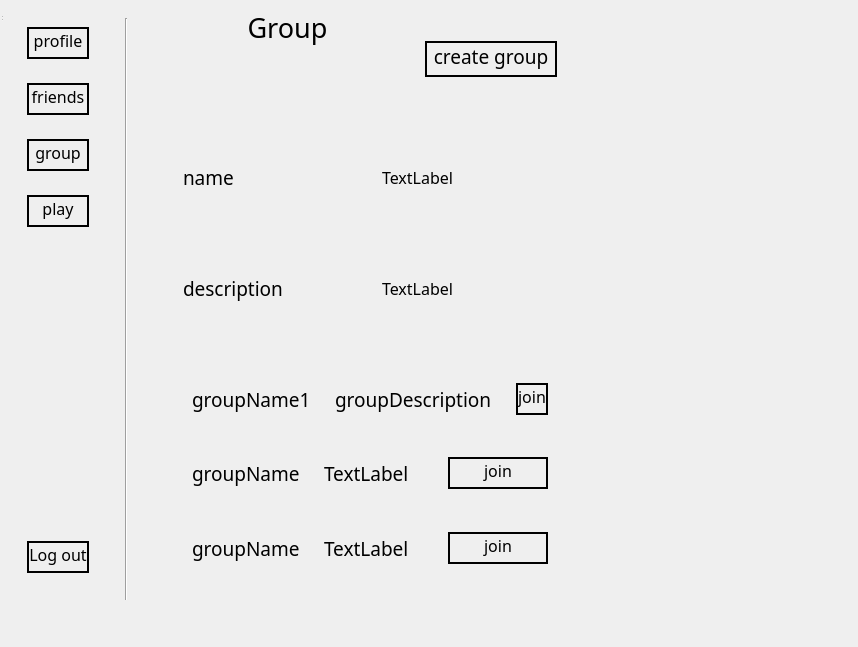
<?xml version="1.0" encoding="UTF-8"?>
<ui version="4.0">
 <class>MainWindow</class>
 <widget class="QWidget" name="MainWindow">
  <property name="geometry">
   <rect>
    <x>0</x>
    <y>0</y>
    <width>858</width>
    <height>647</height>
   </rect>
  </property>
  <property name="windowTitle">
   <string>MainWindow</string>
  </property>
  <widget class="QWidget" name="centralwidget">
   <layout class="QHBoxLayout" name="horizontalLayout_6">
    <item>
     <widget class="QWidget" name="widget_9" native="true">
      <property name="minimumSize">
       <size>
        <width>150</width>
        <height>600</height>
       </size>
      </property>
      <property name="maximumSize">
       <size>
        <width>200</width>
        <height>600</height>
       </size>
      </property>
      <layout class="QHBoxLayout" name="horizontalLayout_7">
       <item>
        <widget class="QWidget" name="leftWidget" native="true">
         <property name="maximumSize">
          <size>
           <width>150</width>
           <height>600</height>
          </size>
         </property>
         <layout class="QVBoxLayout" name="verticalLayout">
          <item>
           <widget class="QWidget" name="widget_3" native="true">
            <layout class="QHBoxLayout" name="horizontalLayout">
             <item>
              <widget class="QPushButton" name="pushButton">
               <property name="font">
                <font>
                 <family>Poor Richard</family>
                 <pointsize>12</pointsize>
                </font>
               </property>
               <property name="styleSheet">
                <string notr="true">border-radius : 100; 
border : 2px solid black;
padding-bottom: 5px</string>
               </property>
               <property name="text">
                <string>profile</string>
               </property>
              </widget>
             </item>
            </layout>
           </widget>
          </item>
          <item>
           <widget class="QWidget" name="widget_4" native="true">
            <layout class="QHBoxLayout" name="horizontalLayout_2">
             <item>
              <widget class="QPushButton" name="pushButton_2">
               <property name="font">
                <font>
                 <family>Poor Richard</family>
                 <pointsize>12</pointsize>
                </font>
               </property>
               <property name="styleSheet">
                <string notr="true">border-radius : 100; 
border : 2px solid black;
padding-bottom: 5px</string>
               </property>
               <property name="text">
                <string>friends</string>
               </property>
              </widget>
             </item>
            </layout>
           </widget>
          </item>
          <item>
           <widget class="QWidget" name="widget_5" native="true">
            <layout class="QHBoxLayout" name="horizontalLayout_3">
             <item>
              <widget class="QPushButton" name="pushButton_3">
               <property name="font">
                <font>
                 <family>Poor Richard</family>
                 <pointsize>12</pointsize>
                </font>
               </property>
               <property name="styleSheet">
                <string notr="true">border-radius : 100; 
border : 2px solid black;
padding-bottom: 5px</string>
               </property>
               <property name="text">
                <string>group</string>
               </property>
              </widget>
             </item>
            </layout>
           </widget>
          </item>
          <item>
           <widget class="QWidget" name="widget_6" native="true">
            <layout class="QVBoxLayout" name="verticalLayout_2">
             <item>
              <widget class="QPushButton" name="pushButton_4">
               <property name="font">
                <font>
                 <family>Poor Richard</family>
                 <pointsize>12</pointsize>
                </font>
               </property>
               <property name="styleSheet">
                <string notr="true">border-radius : 100; 
border : 2px solid black;
padding-bottom: 5px</string>
               </property>
               <property name="text">
                <string>play</string>
               </property>
              </widget>
             </item>
            </layout>
           </widget>
          </item>
          <item>
           <spacer name="verticalSpacer">
            <property name="orientation">
             <enum>Qt::Vertical</enum>
            </property>
            <property name="sizeHint" stdset="0">
             <size>
              <width>20</width>
              <height>40</height>
             </size>
            </property>
           </spacer>
          </item>
          <item>
           <widget class="QWidget" name="widget_7" native="true">
            <layout class="QHBoxLayout" name="horizontalLayout_4">
             <item>
              <widget class="QPushButton" name="pushButton_5">
               <property name="font">
                <font>
                 <family>Poor Richard</family>
                 <pointsize>12</pointsize>
                </font>
               </property>
               <property name="styleSheet">
                <string notr="true">border-radius : 100; 
border : 2px solid black;
padding-bottom: 5px</string>
               </property>
               <property name="text">
                <string>Log out</string>
               </property>
              </widget>
             </item>
            </layout>
           </widget>
          </item>
         </layout>
        </widget>
       </item>
       <item>
        <widget class="QWidget" name="widget_8" native="true">
         <property name="minimumSize">
          <size>
           <width>20</width>
           <height>600</height>
          </size>
         </property>
         <property name="maximumSize">
          <size>
           <width>40</width>
           <height>600</height>
          </size>
         </property>
         <layout class="QHBoxLayout" name="horizontalLayout_8">
          <item>
           <widget class="Line" name="line">
            <property name="minimumSize">
             <size>
              <width>5</width>
              <height>600</height>
             </size>
            </property>
            <property name="orientation">
             <enum>Qt::Vertical</enum>
            </property>
           </widget>
          </item>
         </layout>
        </widget>
       </item>
      </layout>
     </widget>
    </item>
    <item>
     <widget class="QWidget" name="widget" native="true">
      <property name="maximumSize">
       <size>
        <width>600</width>
        <height>600</height>
       </size>
      </property>
      <layout class="QGridLayout" name="gridLayout">
       <item row="0" column="0" colspan="2">
        <widget class="QWidget" name="widget_2" native="true">
         <property name="maximumSize">
          <size>
           <width>600</width>
           <height>100</height>
          </size>
         </property>
         <layout class="QHBoxLayout" name="horizontalLayout_5">
          <property name="leftMargin">
           <number>0</number>
          </property>
          <property name="topMargin">
           <number>0</number>
          </property>
          <property name="bottomMargin">
           <number>0</number>
          </property>
          <item>
           <widget class="QLabel" name="label">
            <property name="font">
             <font>
              <family>Poor Richard</family>
              <pointsize>20</pointsize>
             </font>
            </property>
            <property name="text">
             <string>Group</string>
            </property>
            <property name="alignment">
             <set>Qt::AlignHCenter|Qt::AlignTop</set>
            </property>
           </widget>
          </item>
          <item>
           <widget class="QWidget" name="widget_28" native="true">
            <property name="maximumSize">
             <size>
              <width>150</width>
              <height>200</height>
             </size>
            </property>
            <layout class="QHBoxLayout" name="horizontalLayout_27">
             <item>
              <widget class="QPushButton" name="pushButton_6">
               <property name="font">
                <font>
                 <family>Poor Richard</family>
                 <pointsize>14</pointsize>
                </font>
               </property>
               <property name="styleSheet">
                <string notr="true">border-radius : 100; 
border : 2px solid black;
padding-bottom: 5px</string>
               </property>
               <property name="text">
                <string>create group</string>
               </property>
              </widget>
             </item>
            </layout>
           </widget>
          </item>
         </layout>
        </widget>
       </item>
       <item row="2" column="0" colspan="2">
        <widget class="QWidget" name="widget_12" native="true">
         <layout class="QVBoxLayout" name="verticalLayout_3">
          <item>
           <widget class="QWidget" name="match1" native="true">
            <layout class="QHBoxLayout" name="horizontalLayout_13">
             <item>
              <widget class="QWidget" name="ingame1" native="true">
               <layout class="QHBoxLayout" name="horizontalLayout_26">
                <item>
                 <widget class="QLabel" name="label_7">
                  <property name="font">
                   <font>
                    <family>Poor Richard</family>
                    <pointsize>14</pointsize>
                   </font>
                  </property>
                  <property name="text">
                   <string>groupName1</string>
                  </property>
                 </widget>
                </item>
               </layout>
              </widget>
             </item>
             <item>
              <widget class="QWidget" name="role1" native="true">
               <layout class="QHBoxLayout" name="horizontalLayout_25">
                <item>
                 <widget class="QLabel" name="label_8">
                  <property name="font">
                   <font>
                    <family>Poor Richard</family>
                    <pointsize>14</pointsize>
                   </font>
                  </property>
                  <property name="text">
                   <string>groupDescription</string>
                  </property>
                 </widget>
                </item>
               </layout>
              </widget>
             </item>
             <item>
              <widget class="QWidget" name="status1" native="true">
               <layout class="QHBoxLayout" name="horizontalLayout_16">
                <item>
                 <widget class="QPushButton" name="pushButton_7">
                  <property name="maximumSize">
                   <size>
                    <width>100</width>
                    <height>16777215</height>
                   </size>
                  </property>
                  <property name="font">
                   <font>
                    <family>Poor Richard</family>
                    <pointsize>12</pointsize>
                   </font>
                  </property>
                  <property name="styleSheet">
                   <string notr="true">border-radius : 100; 
border : 2px solid black;
padding-bottom: 5px</string>
                  </property>
                  <property name="text">
                   <string>join</string>
                  </property>
                 </widget>
                </item>
               </layout>
              </widget>
             </item>
            </layout>
           </widget>
          </item>
          <item>
           <widget class="QWidget" name="match2" native="true">
            <layout class="QHBoxLayout" name="horizontalLayout_14">
             <item>
              <widget class="QWidget" name="ingame2" native="true">
               <layout class="QHBoxLayout" name="horizontalLayout_23">
                <item>
                 <widget class="QLabel" name="label_11">
                  <property name="font">
                   <font>
                    <family>Poor Richard</family>
                    <pointsize>14</pointsize>
                   </font>
                  </property>
                  <property name="text">
                   <string>groupName</string>
                  </property>
                 </widget>
                </item>
               </layout>
              </widget>
             </item>
             <item>
              <widget class="QWidget" name="widget_21" native="true">
               <layout class="QHBoxLayout" name="horizontalLayout_22">
                <item>
                 <widget class="QLabel" name="label_12">
                  <property name="font">
                   <font>
                    <family>Poor Richard</family>
                    <pointsize>14</pointsize>
                   </font>
                  </property>
                  <property name="text">
                   <string>TextLabel</string>
                  </property>
                 </widget>
                </item>
               </layout>
              </widget>
             </item>
             <item>
              <widget class="QWidget" name="widget_22" native="true">
               <layout class="QHBoxLayout" name="horizontalLayout_21">
                <item>
                 <widget class="QPushButton" name="pushButton_8">
                  <property name="maximumSize">
                   <size>
                    <width>100</width>
                    <height>16777215</height>
                   </size>
                  </property>
                  <property name="font">
                   <font>
                    <family>Poor Richard</family>
                    <pointsize>12</pointsize>
                   </font>
                  </property>
                  <property name="styleSheet">
                   <string notr="true">border-radius : 100; 
border : 2px solid black;
padding-bottom: 5px</string>
                  </property>
                  <property name="text">
                   <string>join</string>
                  </property>
                 </widget>
                </item>
               </layout>
              </widget>
             </item>
            </layout>
           </widget>
          </item>
          <item>
           <widget class="QWidget" name="match3" native="true">
            <layout class="QHBoxLayout" name="horizontalLayout_15">
             <item>
              <widget class="QWidget" name="ingame3" native="true">
               <layout class="QHBoxLayout" name="horizontalLayout_19">
                <item>
                 <widget class="QLabel" name="label_15">
                  <property name="font">
                   <font>
                    <family>Poor Richard</family>
                    <pointsize>14</pointsize>
                   </font>
                  </property>
                  <property name="text">
                   <string>groupName</string>
                  </property>
                 </widget>
                </item>
               </layout>
              </widget>
             </item>
             <item>
              <widget class="QWidget" name="widget_25" native="true">
               <layout class="QHBoxLayout" name="horizontalLayout_18">
                <item>
                 <widget class="QLabel" name="label_16">
                  <property name="font">
                   <font>
                    <family>Poor Richard</family>
                    <pointsize>14</pointsize>
                   </font>
                  </property>
                  <property name="text">
                   <string>TextLabel</string>
                  </property>
                 </widget>
                </item>
               </layout>
              </widget>
             </item>
             <item>
              <widget class="QWidget" name="widget_26" native="true">
               <layout class="QHBoxLayout" name="horizontalLayout_17">
                <item>
                 <widget class="QPushButton" name="pushButton_9">
                  <property name="maximumSize">
                   <size>
                    <width>100</width>
                    <height>16777215</height>
                   </size>
                  </property>
                  <property name="font">
                   <font>
                    <family>Poor Richard</family>
                    <pointsize>12</pointsize>
                   </font>
                  </property>
                  <property name="styleSheet">
                   <string notr="true">border-radius : 100; 
border : 2px solid black;
padding-bottom: 5px</string>
                  </property>
                  <property name="text">
                   <string>join</string>
                  </property>
                 </widget>
                </item>
               </layout>
              </widget>
             </item>
            </layout>
           </widget>
          </item>
         </layout>
        </widget>
       </item>
       <item row="1" column="0" colspan="2">
        <widget class="QWidget" name="info" native="true">
         <layout class="QVBoxLayout" name="verticalLayout_6">
          <item>
           <widget class="QWidget" name="widget_10" native="true">
            <layout class="QHBoxLayout" name="horizontalLayout_9">
             <item>
              <widget class="QLabel" name="label_2">
               <property name="font">
                <font>
                 <family>Poor Richard</family>
                 <pointsize>14</pointsize>
                </font>
               </property>
               <property name="text">
                <string>name</string>
               </property>
               <property name="alignment">
                <set>Qt::AlignLeading|Qt::AlignLeft|Qt::AlignVCenter</set>
               </property>
              </widget>
             </item>
             <item>
              <widget class="QWidget" name="widget_11" native="true">
               <layout class="QHBoxLayout" name="horizontalLayout_10">
                <item>
                 <widget class="QLabel" name="label_3">
                  <property name="font">
                   <font>
                    <family>Poor Richard</family>
                    <pointsize>12</pointsize>
                   </font>
                  </property>
                  <property name="text">
                   <string>TextLabel</string>
                  </property>
                 </widget>
                </item>
               </layout>
              </widget>
             </item>
            </layout>
           </widget>
          </item>
          <item>
           <widget class="QWidget" name="widget_14" native="true">
            <layout class="QHBoxLayout" name="horizontalLayout_11">
             <item>
              <widget class="QLabel" name="label_5">
               <property name="font">
                <font>
                 <family>Poor Richard</family>
                 <pointsize>14</pointsize>
                </font>
               </property>
               <property name="text">
                <string>description</string>
               </property>
               <property name="alignment">
                <set>Qt::AlignLeading|Qt::AlignLeft|Qt::AlignVCenter</set>
               </property>
              </widget>
             </item>
             <item>
              <widget class="QWidget" name="widget_13" native="true">
               <layout class="QHBoxLayout" name="horizontalLayout_12">
                <item>
                 <widget class="QLabel" name="label_4">
                  <property name="font">
                   <font>
                    <family>Poor Richard</family>
                    <pointsize>12</pointsize>
                   </font>
                  </property>
                  <property name="text">
                   <string>TextLabel</string>
                  </property>
                 </widget>
                </item>
               </layout>
              </widget>
             </item>
            </layout>
           </widget>
          </item>
         </layout>
        </widget>
       </item>
      </layout>
     </widget>
    </item>
   </layout>
  </widget>
  <widget class="QStatusBar" name="statusbar"/>
 </widget>
 <resources/>
 <connections/>
</ui>
